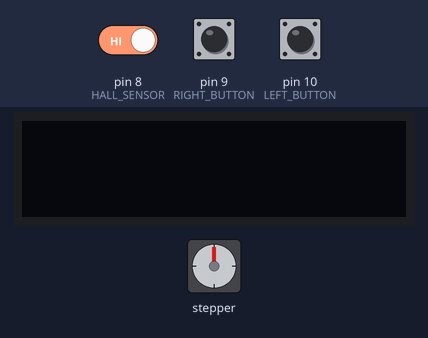
The sketch below on a simulated Arduino Uno, built with avr-gcc and run on an emulated ATmega328P. On the bench: stepper motor, 128×32 one-colour display. Wiring (inferred from the names in the program): stepper motor (2048 steps per turn assumed): coils pin 2, pin 4, pin 3, pin 5. The test bench sets the inputs (shaded band); at power-on: pin 8 (HALL_SENSOR) HIGH, pin 10 (LEFT_BUTTON) LOW, pin 9 (RIGHT_BUTTON) LOW.

Above: at 0.8 s.
0.9 s: pin 8 (HALL_SENSOR) driven LOW
At 1.5 s:
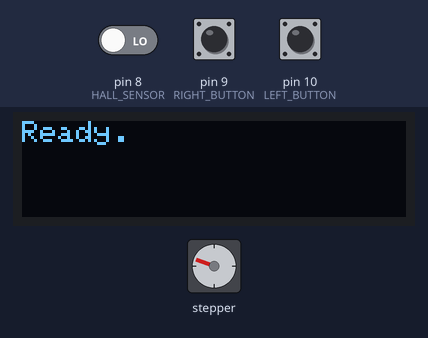
3.9 s: pin 8 (HALL_SENSOR) driven HIGH
At 4.9 s:
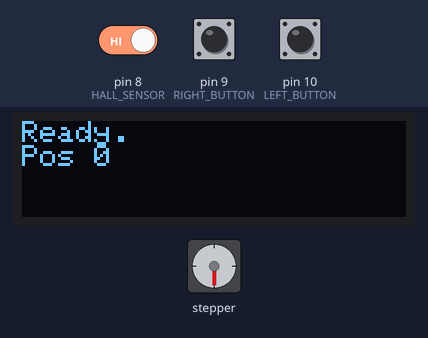
6.9 s: pin 10 (LEFT_BUTTON) pulled HIGH for 0.15 s
At 7.2 s:
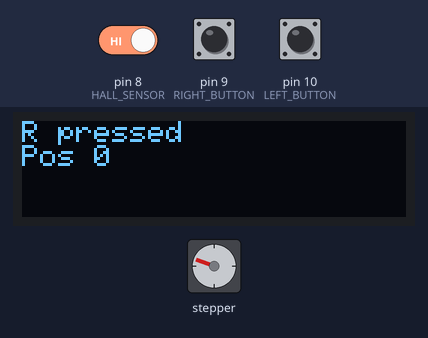
10.0 s: pin 9 (RIGHT_BUTTON) pulled HIGH for 0.15 s
At 10.7 s:
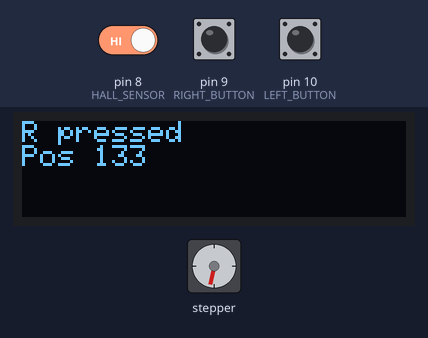
13.1 s: pin 10 (LEFT_BUTTON) pulled HIGH for 1 s
17.1 s: pin 9 (RIGHT_BUTTON) pulled HIGH for 1 s
At 18.5 s:
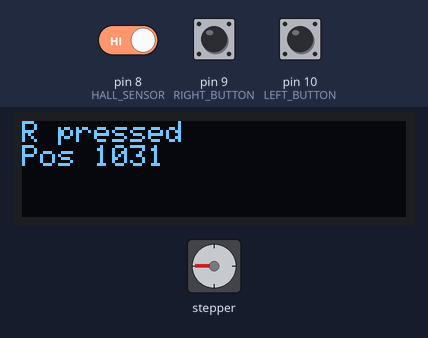
Timing chart, 0 to 68.6 s (numbered marks = the images above; inputs shaded):
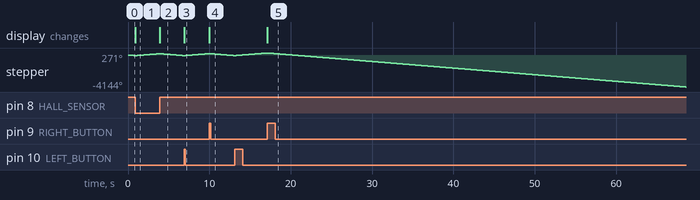

The sketch:

fw_magnet_offset_calibrator.ino
```cpp
#include <SPI.h>
#include <Wire.h>
#include <Adafruit_GFX.h>
#include <Adafruit_SSD1306.h>

#define SCREEN_WIDTH 128 // OLED display width, in pixels
#define SCREEN_HEIGHT 32 // OLED display height, in pixels

#define OLED_RESET     -1 // Reset pin # (or -1 if sharing Arduino reset pin)
#define SCREEN_ADDRESS 0x3C ///< See datasheet for Address; 0x3D for 128x64, 0x3C for 128x32
Adafruit_SSD1306 display(SCREEN_WIDTH, SCREEN_HEIGHT, &Wire, OLED_RESET);

//const int stepsPerRevolution = 2048*2;
const int stepsPerRevolution = 2048;
//950 is the smallest microsecond delay between steps that would work reliably with the stepper motor.
int usStepperDelay = 1000;

#define STEPPER_IN1  2
#define STEPPER_IN2  4
#define STEPPER_IN3  3
#define STEPPER_IN4  5

#define LEFT_BUTTON 10
#define RIGHT_BUTTON 9

#define HALL_SENSOR 8

int nextStep = 0;
int position = 0;

bool hallSensorState;
bool newHallSensorState;

char msg[11];

void setup() {
  // put your setup code here, to run once:
  Serial.begin(9600);

  // SSD1306_SWITCHCAPVCC = generate display voltage from 3.3V internally
  if(!display.begin(SSD1306_SWITCHCAPVCC, SCREEN_ADDRESS)) {
    Serial.println(F("SSD1306 allocation failed"));
    for(;;); // Don't proceed, loop forever
  }
  display.clearDisplay();
  display.display();
  display.dim(true);
  display.setRotation(2);
  //display.setFont(ArialMT_Plain_10);

  pinMode(STEPPER_IN1, OUTPUT);
  pinMode(STEPPER_IN2, OUTPUT);
  pinMode(STEPPER_IN3, OUTPUT);
  pinMode(STEPPER_IN4, OUTPUT);

  pinMode(LEFT_BUTTON,INPUT);
  pinMode(RIGHT_BUTTON,INPUT);

  hallSensorState = digitalRead(HALL_SENSOR);

  displayPrint("Finding Home...",1,0);
  findHome();
}

void loop() {

  if(digitalRead(LEFT_BUTTON) == LOW  && digitalRead(RIGHT_BUTTON) == LOW){
    displayPrint("Re-finding Home...",1,0);
    findHome();
  }

  if(digitalRead(LEFT_BUTTON) == LOW){
    displayPrint("L pressed",1,0);
    do{
      step(false);
    } while(digitalRead(LEFT_BUTTON) == LOW);
  }

  if(digitalRead(RIGHT_BUTTON) == LOW){
    displayPrint("R pressed",1,0);
    do{
      step(true);
    } while(digitalRead(RIGHT_BUTTON) == LOW);
  }

  sprintf(msg,"Pos %d",position);
  displayPrint(msg,1,1);
  disengage();

  /*
  newHallSensorState = digitalRead(HALL_SENSOR);
  if(newHallSensorState != hallSensorState){
    if(newHallSensorState == LOW){
      displayPrint("Mag sensed",2,0);
    } else {
      displayPrint("Mag gone",2,0);
    }
    hallSensorState = newHallSensorState;
  }
  */
}

void stepper(int steps, bool clockwise){
  for (int x=0;x<steps;x++){
    if(clockwise) {
      step(true);
    } else {
      step(false);
    }
  }
}

void gotoPos(int pos){

}

//Find the right side of the magnet
void findHome(){
  if(hallSensorState == LOW){
    do {
      step(true);
      hallSensorState = digitalRead(HALL_SENSOR);
    } while (hallSensorState == LOW);
  } else {
    do {
      step(false);
      hallSensorState = digitalRead(HALL_SENSOR);
    } while (hallSensorState == HIGH);
    step(true);
  }
  position=0;
  displayPrint("Ready.",1,0);
  displayPrint("Pos 0",1,1);

}

void disengage(){
  digitalWrite(STEPPER_IN1, LOW);
  digitalWrite(STEPPER_IN2, LOW);
  digitalWrite(STEPPER_IN3, LOW);
  digitalWrite(STEPPER_IN4, LOW);
}

void stepper_init(){
  digitalWrite(STEPPER_IN1, LOW);
  digitalWrite(STEPPER_IN2, LOW);
  digitalWrite(STEPPER_IN3, LOW);
  digitalWrite(STEPPER_IN4, HIGH);
}

/*
* One step clockwise or anticlockwise where the direction referes to the filter wheel
* (so the steppr motor will travelling in teh opposite direction)
*/
void step(bool clockwise){
  if(clockwise) {
    nextStep--;
    position++;
  } else {
    nextStep++;
    position--;
  }
  if(nextStep>7){nextStep=0;}
  if(nextStep<0){nextStep=7; }

  switch(nextStep){
    case 0:
      digitalWrite(STEPPER_IN1, LOW);
      digitalWrite(STEPPER_IN2, LOW);
      digitalWrite(STEPPER_IN3, LOW);
      digitalWrite(STEPPER_IN4, HIGH);
      break;
    case 1:
      digitalWrite(STEPPER_IN1, LOW);
      digitalWrite(STEPPER_IN2, LOW);
      digitalWrite(STEPPER_IN3, HIGH);
      digitalWrite(STEPPER_IN4, HIGH);
      break;
    case 2:
      digitalWrite(STEPPER_IN1, LOW);
      digitalWrite(STEPPER_IN2, LOW);
      digitalWrite(STEPPER_IN3, HIGH);
      digitalWrite(STEPPER_IN4, LOW);
      break;
    case 3:
      digitalWrite(STEPPER_IN1, LOW);
      digitalWrite(STEPPER_IN2, HIGH);
      digitalWrite(STEPPER_IN3, HIGH);
      digitalWrite(STEPPER_IN4, LOW);
      break;
    case 4:
      digitalWrite(STEPPER_IN1, LOW);
      digitalWrite(STEPPER_IN2, HIGH);
      digitalWrite(STEPPER_IN3, LOW);
      digitalWrite(STEPPER_IN4, LOW);
      break;
    case 5:
      digitalWrite(STEPPER_IN1, HIGH);
      digitalWrite(STEPPER_IN2, HIGH);
      digitalWrite(STEPPER_IN3, LOW);
      digitalWrite(STEPPER_IN4, LOW);
      break;
    case 6:
      digitalWrite(STEPPER_IN1, HIGH);
      digitalWrite(STEPPER_IN2, LOW);
      digitalWrite(STEPPER_IN3, LOW);
      digitalWrite(STEPPER_IN4, LOW);
      break;
    case 7:
      digitalWrite(STEPPER_IN1, HIGH);
      digitalWrite(STEPPER_IN2, LOW);
      digitalWrite(STEPPER_IN3, LOW);
      digitalWrite(STEPPER_IN4, HIGH);
      break;
    default:
      digitalWrite(STEPPER_IN1, LOW);
      digitalWrite(STEPPER_IN2, LOW);
      digitalWrite(STEPPER_IN3, LOW);
      digitalWrite(STEPPER_IN4, LOW);
      break;
  }
  delayMicroseconds(usStepperDelay);
}


char blankLine_size1[21]="                    ";
char blankLine_size2[11]="          ";

void displayPrint(char *message,int size, int line) {
  //Serial.print(message);
  int lineHeight = size * 8;

  char *blankline;
  if(size == 1){
    blankline = blankLine_size1;
  } else {
    blankline = blankLine_size2;
  }
  display.setTextSize(size);

  display.setTextColor(SSD1306_WHITE,0);        // Draw white text in opaque mode
  display.setCursor(0,line * lineHeight);             // Start at top-left corner
  display.print(blankline);
  display.setCursor(0,line * lineHeight);             // Start at top-left corner
  display.print(message);
  display.display();
}
```

Measured:
- after the input at 0.9 s, the display: changes at once (image 1)
- after the input at 3.9 s, the display: changes at once (image 2)
- after the input at 6.9 s, the display: changes at once (image 3)
- after the input at 10.0 s, the display: changes at once (image 4)
- after the input at 17.1 s, the display: changes at once (image 5)
